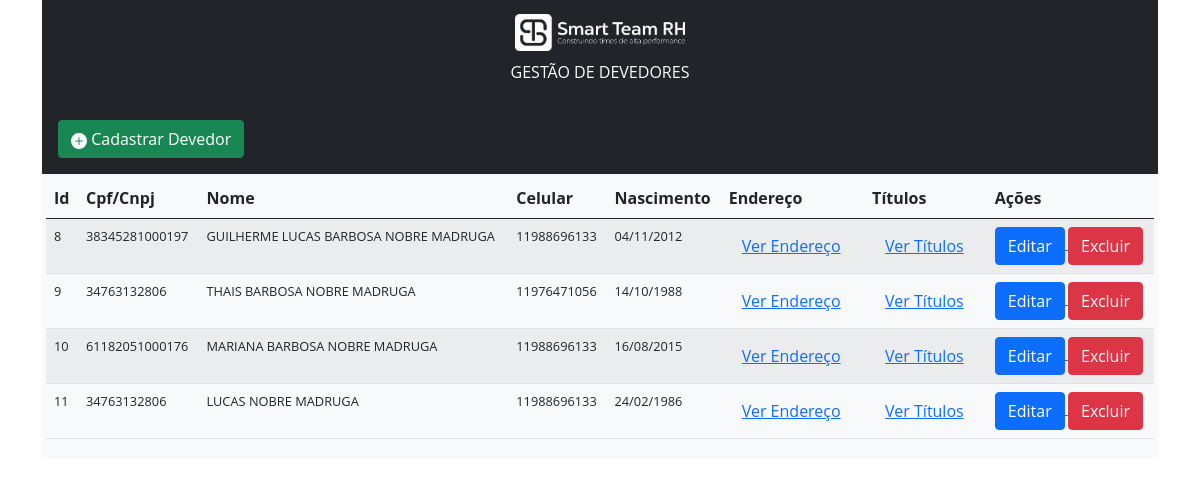
The page / on the database its author committed.
### tables this page shows
CREATE TABLE `devedores` (
  `id` int(11) unsigned NOT NULL AUTO_INCREMENT,
  `nome` varchar(255) DEFAULT NULL,
  `sobrenome` varchar(255) DEFAULT NULL,
  `telefone` varchar(255) DEFAULT NULL,
  `celular` varchar(255) DEFAULT NULL,
  `documento` bigint(14) unsigned DEFAULT NULL,
  `nascimento` date NOT NULL,
  PRIMARY KEY (`id`)
);

### index.php (called while the page is built, shortened)
<?php
$devedores = Devedor::getDevedores();
include __DIR__ . '/includes/header.php';
include __DIR__ . '/includes/devedor-listagem.php';
include __DIR__ . '/includes/footer.php';

### app/Db/Database.php (called while the page is built, shortened)
<?php
class Database {
    private $table;
    private $connection;
    public function __construct($table = null) {
        $this->table = $table;
    }
    private function setConnection() {
        try {
            $dsn = 'mysql:host=' . self::HOST . ';dbname=' . self::NAME;
            $options = [PDO::MYSQL_ATTR_INIT_COMMAND => 'SET NAMES UTF8'];
            $this->connection = new PDO($dsn, self::USER, self::PASS, $options);
            $this->connection->setAttribute(PDO::ATTR_ERRMODE, PDO::ERRMODE_EXCEPTION);
        } catch (PDOException $e) {
            die('ERROR: ' . $e->getMessage());
        }
    }
    public function execute($query, $params = []) {
        try {
            $statement = $this->connection->prepare($query);
            $statement->execute($params);
            return $statement;
        } catch (PDOException $e) {
            die('ERROR: ' . $e->getMessage());
        }
    }
    public function select($where = null, $order = null, $limit = null, $fields = '*') {
        $where = strlen($where) ? 'WHERE ' . $where : '';
        $order = strlen($order) ? 'ORDER BY ' . $order : '';
        $limit = strlen($limit) ? 'LIMIT ' . $limit : '';
        $query = 'SELECT ' . $fields . ' FROM ' . $this->table . ' ' . $where . ' ' . $order . ' ' . $limit . '';
        return $this->execute($query);
    }
}

### app/Entity/Devedor.php (called while the page is built, shortened)
<?php
class Devedor {
    private $id;
    private $nome;
    private $sobrenome;
    private $celular;
    private $documento;
    private $nascimento;
    public static function getDevedores($where = null, $order = null, $limit = null) {
        return (new Database('devedores'))->select($where, $order, $limit)
                        ->fetchAll(PDO::FETCH_CLASS, self::class);
    }
    public function getId(): int {
        return $this->id;
    }
    public function getNome(): string {
        return $this->nome;
    }
    public function getSobrenome(): string {
        return $this->sobrenome;
    }
    public function getCelular(): string {
        return $this->celular;
    }
    public function getDocumento(): string {
        return $this->documento;
    }
    public function getNascimento(): string {
        return $this->nascimento;
    }
}

### includes/devedor-listagem.php (the view, shortened to what this page needs)
<?php
$resultados = '';
foreach ($devedores as $devedor) {
    $resultados .= '<tr>
                        <td>' . $devedor->getId() . '</td>
                        <td>' . $devedor->getDocumento() . '</td>
                        <td>' . $devedor->getNome() . ' ' . $devedor->getSobrenome() . '</td>
                        <td class="celular">' . $devedor->getCelular() . '</td>
                        <td>' . date('d/m/Y', strtotime($devedor->getNascimento())) . '</td>
                        <td>
                            <a href="enderecos.php?devedor=' . $devedor->getId() . '">
                                <button class="btn btn-link">Ver Endereço</button>
                            </a>
                        </td>
                        <td>
                            <a href="titulos.php?devedor=' . $devedor->getId() . '">
                                <button class="btn btn-link">Ver Títulos</button>
                            </a>
                        </td>
                        <td>
                            <a href="devedor-editar.php?id=' . $devedor->getId() . '">
                                <button class="btn btn-primary">Editar</button>
                            </a>
                            <a href="devedor-excluir.php?id=' . $devedor->getId() . '">
                                <button class="btn btn-danger">Excluir</button>
                            </a>
                        </td>';
}
$resultados = strlen($resultados) ? $resultados : '<tr><td colspan="8" class="text-center">Não existe devedores!</td></tr>';
?>
<main>
    <section class="bg-dark text-light p-3">
        <a href="devedor-cadastrar.php">
            <button class="btn btn-success">
                <svg xmlns="http://www.w3.org/2000/svg" width="16" height="16" fill="currentColor" class="bi bi-plus-circle-fill" viewBox="0 0 16 16">
                    <path d="M16 8A8 8 0 1 1 0 8a8 8 0 0 1 16 0zM8.5 4.5a.5.5 0 0 0-1 0v3h-3a.5.5 0 0 0 0 1h3v3a.5.5 0 0 0 1 0v-3h3a.5.5 0 0 0 0-1h-3v-3z"/>
                </svg>
                Cadastrar Devedor
            </button>
        </a>
    </section>
    <section class="bg-light p-1">
        <table class="table table-striped bg-light ">
            <thead>
                <tr>
                    <th>Id</th>
                    <th>Cpf/Cnpj</th>
                    <th>Nome</th>
                    <th>Celular</th>
                    <th>Nascimento</th>
                    <th>Endereço</th>
                    <th>Títulos</th>
                    <th>Ações</th>
                </tr>
            </thead>
            <tbody style="font-size: 0.8em;">
                <?= $resultados ?>
            </tbody>
        </table>
    </section>
</main>

### includes/header.php (shortened to what this page needs)
<!doctype html>
<html lang="pt-br">
    <head>
        <link href="https://cdn.jsdelivr.net/npm/bootstrap@5.1.0/dist/css/bootstrap.min.css" rel="stylesheet">
        <link rel="stylesheet" href="style.css"/>
    </head>
    <body class="bg-light.bg-gradient">
        <div class="container">
            <div class="bg-dark text-center text-light p-1">
                <h1><a href="./index.php" title="SmartTeamRh"><img src="./images/logo_smart_branco.png" width="170px" title="SmartTeamRh" alt="SmartTeamRh"/></a></h1>
                <p>GESTÃO DE DEVEDORES</p>
            </div>

### includes/footer.php (shortened to what this page needs)
</div>
</body>
</html>

### style.css (style rules this page uses)
* { font-family: 'Open Sans', sans-serif; }

### rows shown on the page
devedores: id "8", documento "38345281000197", nome "GUILHERME", sobrenome "LUCAS BARBOSA NOBRE MADRUGA", celular "11988696133", nascimento "04/11/2012"
devedores: id "9", documento "34763132806", nome "THAIS", sobrenome "BARBOSA NOBRE MADRUGA", celular "11976471056", nascimento "14/10/1988"
devedores: id "10", documento "61182051000176", nome "MARIANA", sobrenome "BARBOSA NOBRE MADRUGA", celular "11988696133", nascimento "16/08/2015"
devedores: id "11", documento "34763132806", nome "LUCAS", sobrenome "NOBRE MADRUGA", celular "11988696133", nascimento "24/02/1986"
